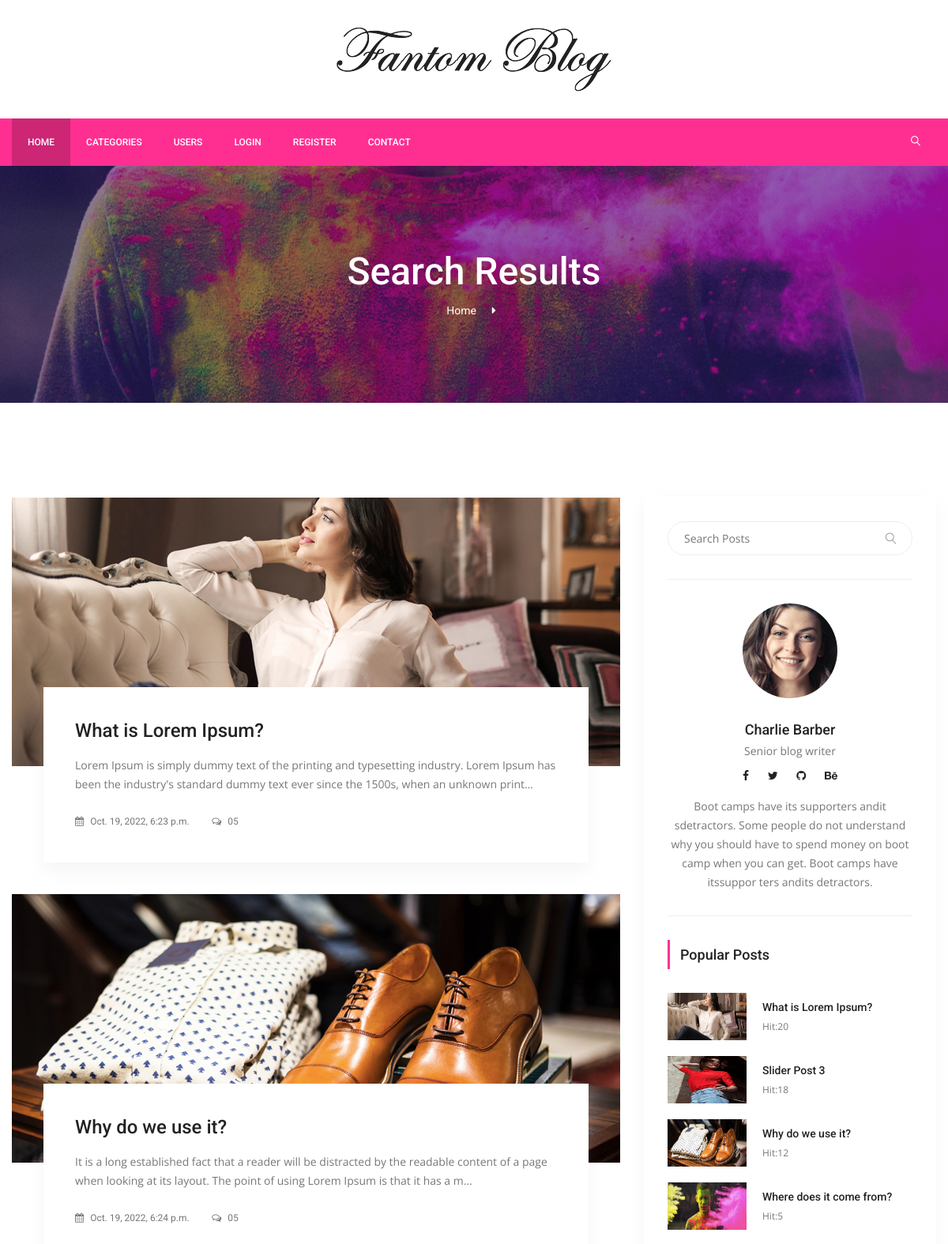
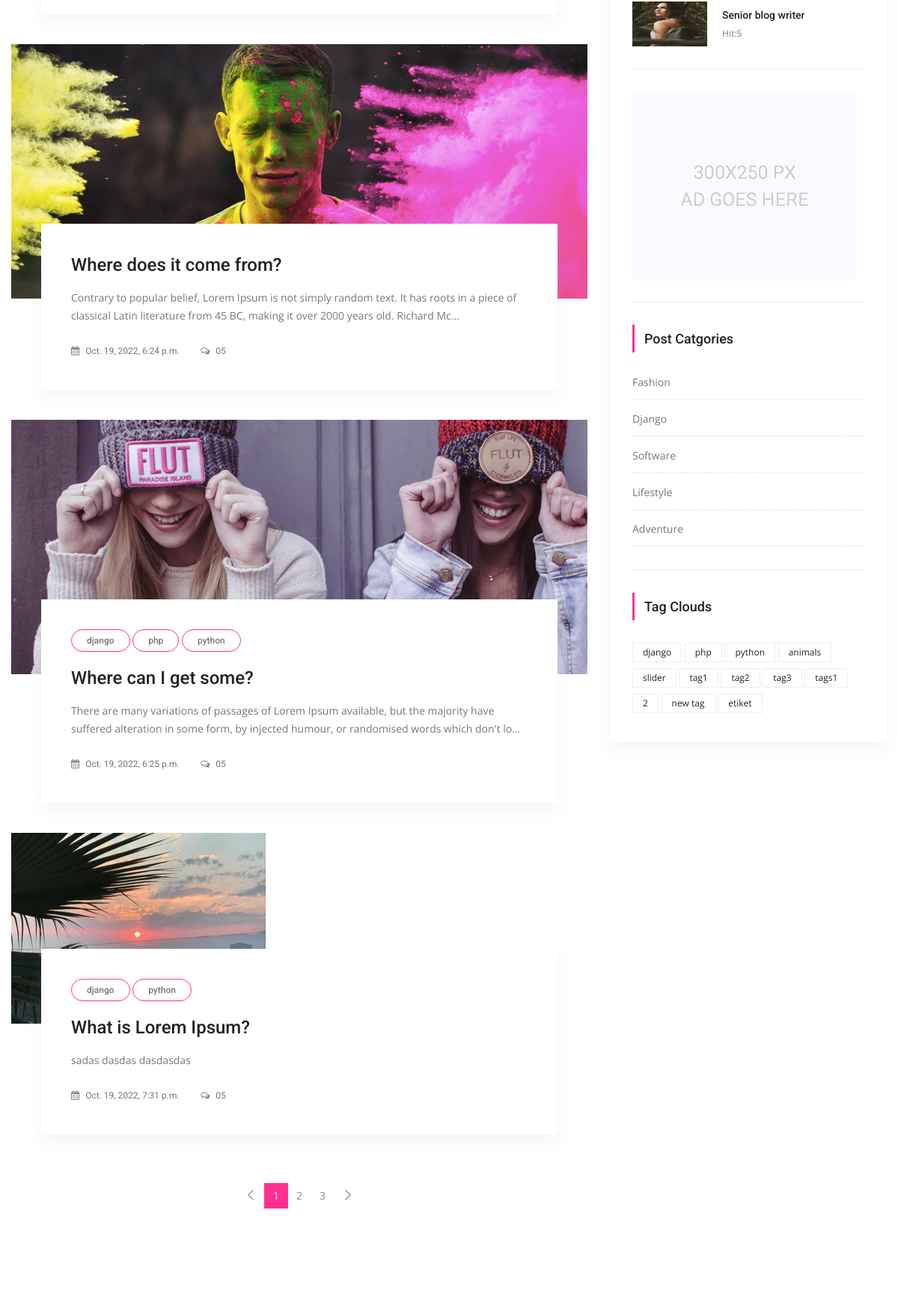
The app's page /search/ (upper part) with its own data (2 pictures, top to bottom).
### posts/models.py (models this page shows, shortened)
class Post(models.Model):
    title = models.CharField(max_length=150)
    content = models.TextField()
    publishing_date = models.DateTimeField(auto_now_add=True)
    image = models.ImageField(blank=True, null=True, upload_to='uploads/',default='uploads/blog-4.jpg')
    user = models.ForeignKey(settings.AUTH_USER_MODEL, on_delete=models.CASCADE, default=1)
    slug = models.SlugField(default="slug",editable=False)
    category = models.ForeignKey(Category,on_delete=models.CASCADE,default=1,related_name ='posts')
    tag = models.ManyToManyField(Tag,related_name="posts",blank=True)
    slider_posts = models.BooleanField(default=False)
    hit = models.PositiveIntegerField(default=0)

class Tag(models.Model):
    title = models.CharField(max_length=50)
    slug = models.SlugField(editable=False)
    def __str__(self):
        return self.title

class Category(models.Model):
    title = models.CharField(max_length=250)
    slug = models.SlugField(editable=False)

### posts/views.py (the view)
# urls.py: path('search/',SearchView.as_view(),name='search')
class SearchView(ListView):
    model = Post
    template_name = 'posts/search.html'
    paginate_by = 5
    context_object_name = 'posts'
    def get_queryset(self):
        query = self.request.GET.get("q")
        if query:
            return Post.objects.filter(Q(title__icontains=query)|
                                       Q(content__icontains=query)|
                                       Q(tag__title__icontains=query)
                                      ).order_by('id').distinct()
        return Post.objects.all().order_by('id')

### posts/templatetags/custom_tags.py (called while the page is built)
@register.simple_tag(name="categories")
def all_categories():
    return Category.objects.all()

@register.simple_tag(name="tags")
def all_tags():
    return Tag.objects.all()

@register.simple_tag(name="hit_posts")
def hit_posts():
    return Post.objects.order_by('-hit')[:5]

### templates/posts/search.html (shortened to what this page needs)
{% extends 'base.html' %}
{% load static %}
{% block content %}
        <section class="banner_area">
            <div class="banner_inner d-flex align-items-center">
            	<div class="overlay bg-parallax" data-stellar-ratio="0.9" data-stellar-vertical-offset="0" data-background=""></div>
				<div class="container">
					<div class="banner_content text-center">
						<h2>Search Results</h2>
						<div class="page_link">
							<a href="{% url 'index' }">Home</a>
					</div>
				</div>
            </div>
        </section>
        <section class="blog_area p_120">
            <div class="container">
                <div class="row">
                    <div class="col-lg-8">
                        <div class="blog_left_sidebar">
                            {% for post in posts %}
                            <article class="blog_style1">
                            	<div class="blog_img">
                            		<img class="img-fluid" src="{{ post.image.url }}" alt="">
                            	</div>
                            	<div class="blog_text">
									<div class="blog_text_inner">
										{% for tag in post.tag.all %}
										<a class="cat" href="{% url 'tag_detail' slug=tag.slug %}">{{ tag.title }}</a>
										{% endfor %}
										<a href="{% url 'detail' pk=post.id slug=post.slug %}"><h4>{{ post.title}}</h4></a>
										<p>{{ post.content | truncatechars:175 }}</p>
										<div class="date">
											<a href="#"><i class="fa fa-calendar" aria-hidden="true"></i> {{ post.publishing_date }}</a>
											<a href="#"><i class="fa fa-comments-o" aria-hidden="true"></i> 05</a>
										</div>
									</div>
                            	</div>
                            </article>
							{% if is_paginated %}
                            <nav class="blog-pagination justify-content-center d-flex">
		                        <ul class="pagination">
									{% if page_obj.has_previous %}
		                            <li class="page-item">
		                                <a href="?q={{ request.GET.q }}&page={{ page_obj.previous_page_number }}" class="page-link" aria-label="Previous">
		                                    <span aria-hidden="true">
		                                        <span class="lnr lnr-chevron-left"></span>
		                                    </span>
		                                </a>
		                            </li>
									{% else %}
									<li class="page-item disabled">
		                                <a href="#" class="page-link" aria-label="Previous">
		                                    <span aria-hidden="true">
		                                        <span class="lnr lnr-chevron-left"></span>
		                                    </span>
		                                </a>
		                            </li>
									{% endif %}
									{% for i in paginator.page_range %}
									{% if page_obj.number == i %}
		                            <li class="page-item active"><a href="#" class="page-link">{{ i }}</a></li>
									{% else %}
		                            <li class="page-item"><a href="?q={{ request.GET.q }}&page={{ i }}" class="page-link">{{ i }}</a></li>
									{% endif %}
									{% endfor %}
									{% if page_obj.has_next %}
		                            <li class="page-item">
		                                <a href="?q={{ request.GET.q }}&page={{ page_obj.next_page_number }}" class="page-link" aria-label="Next">
		                                    <span aria-hidden="true">
		                                        <span class="lnr lnr-chevron-right"></span>
		                                    </span>
		                                </a>
		                            </li>
									{% endif %}
		                        </ul>
		                    </nav>
							{% endif %}
                        </div>
                    </div>
                   {% include 'right_side.html' %}
                </div>
            </div>
        </section>
      {% endblock %}

### templates/right_side.html (shortened to what this page needs)
{% load static %}
{% load custom_tags %}
<div class="col-lg-4">
                        <div class="blog_right_sidebar">
                            <aside class="single_sidebar_widget search_widget">
                                <form action="{% url 'search' %}" method = "get">
                                <div class="input-group">
                                    <input type="text" class="form-control" placeholder="Search Posts" name="q">
                                    <span class="input-group-btn">
                                        <button class="btn btn-default" type="button"><i class="lnr lnr-magnifier"></i></button>
                                    </span>
                                </div></form>
                                <div class="br"></div>
                            </aside>
                            <aside class="single_sidebar_widget author_widget">
                                <img class="author_img rounded-circle" src="{% static "img/blog/author.png" %}" alt="">
                                <h4>Charlie Barber</h4>
                                <p>Senior blog writer</p>
                                <div class="social_icon">
                                    <a href="#"><i class="fa fa-facebook"></i></a>
                                    <a href="#"><i class="fa fa-twitter"></i></a>
                                    <a href="#"><i class="fa fa-github"></i></a>
                                    <a href="#"><i class="fa fa-behance"></i></a>
                                </div>
                                <p>Boot camps have its supporters andit sdetractors. Some people do not understand why you should have to spend money on boot camp when you can get. Boot camps have itssuppor ters andits detractors.</p>
                                <div class="br"></div>
                            </aside>
                            <aside class="single_sidebar_widget popular_post_widget">
                                <h3 class="widget_title">Popular Posts</h3>
                                {% hit_posts as posts %}
                                {% for post in posts %}
                                <div class="media post_item">
                                    <img src="{{ post.image.url }}" alt="post"style="width:100px;height:60px">
                                    <div class="media-body">
                                        <a href="{% url 'detail' pk=post.pk slug=post.slug %}"><h3>{{ post.title }}</h3></a>
                                        <p>Hit:{{ post.hit }}</p>
                                    </div>
                                </div>
                                {% endfor %}
                                <div class="br"></div>
                            </aside>
                            <aside class="single_sidebar_widget">
                                <a href="#"><img class="img-fluid" src="{% static "img/blog/add.jpg" %}" alt=""></a>
                                <div class="br"></div>
                            </aside>
                            <aside class="single_sidebar_widget post_category_widget">
                                <h4 class="widget_title">Post Catgories</h4>
                                <ul class="list cat-list">
                                    {% categories as categories %}
                                    {% for category in categories %}
                                    <li>
                                        <a href="{% url 'category_detail' pk=category.id slug=category.slug %}" class="d-flex justify-content-between">
                                            <p>{{ category.title }}</p>
                                        </a>
                                    </li>
                                    {% endfor %}
                                </ul>
                                <div class="br"></div>
                            </aside>
                            <aside class="single-sidebar-widget tag_cloud_widget">
                                <h4 class="widget_title">Tag Clouds</h4>
                                <ul class="list">
                                    {% tags as tags %}
                                    {% for tag in tags %}
                                    <li><a href="{% url 'tag_detail' tag.slug %}">{{ tag }}</a></li>
                                    {% endfor %}
                                </ul>
                            </aside>
                        </div>
                    </div>

### records on screen
Post: image (picture), title "What is Lorem Ipsum?", content "Lorem Ipsum is simply dummy text of the printing and typesetting industry. Lorem Ipsum has been the industry's standard dummy text ever since the 1500s, when an unknown print…", publishing_date "Oct. 19, 2022, 6:23 p.m.", hit "20"
Post: image (picture), title "Why do we use it?", content "It is a long established fact that a reader will be distracted by the readable content of a page when looking at its layout. The point of using Lorem Ipsum is that it has a m…", publishing_date "Oct. 19, 2022, 6:24 p.m.", hit "12"
Post: image (picture), title "Where does it come from?", content "Contrary to popular belief, Lorem Ipsum is not simply random text. It has roots in a piece of classical Latin literature from 45 BC, making it over 2000 years old. Richard Mc…", publishing_date "Oct. 19, 2022, 6:24 p.m.", hit "5"
Post: image (picture), title "Where can I get some?", content "There are many variations of passages of Lorem Ipsum available, but the majority have suffered alteration in some form, by injected humour, or randomised words which don't lo…", publishing_date "Oct. 19, 2022, 6:25 p.m."
Tag: title "django"
Tag: title "php"
Tag: title "python"
Post: image (picture), title "What is Lorem Ipsum?", content "sadas dasdas dasdasdas", publishing_date "Oct. 19, 2022, 7:31 p.m."
Post: image (picture), title "Slider Post 3", hit "18"
Post: image (picture), title "Senior blog writer", hit "5"
Category: title "Fashion"
Category: title "Django"
Category: title "Software"
Category: title "Lifestyle"
Category: title "Adventure"
Tag: title "animals"
Tag: title "slider"
Tag: title "tag1"
Tag: title "tag2"
Tag: title "tag3"
Tag: title "tags1"
Tag: title "2"
Tag: title "new tag"
Tag: title "etiket"

### other values on screen
{{ i }} "1"
{{ i }} "2" "3"
